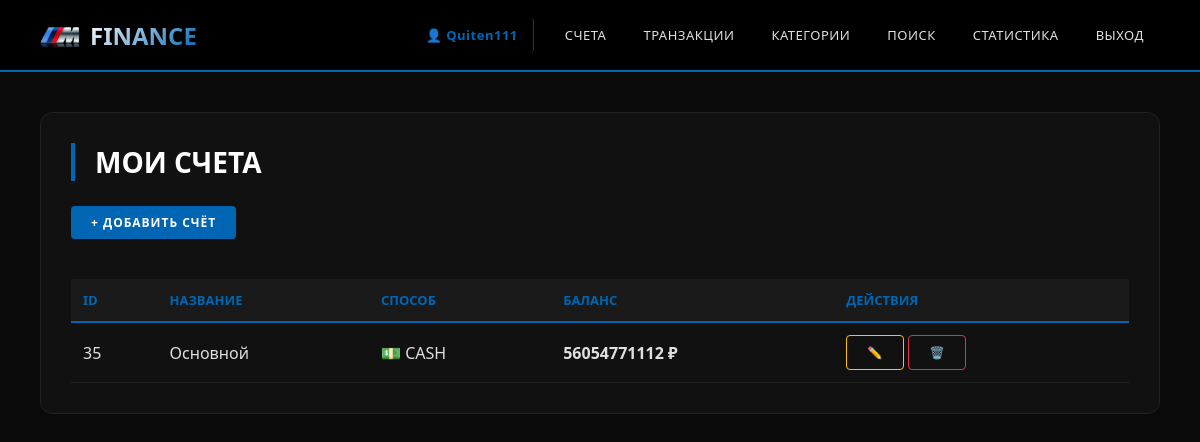
Before: /web/accounts (signed in) with the older database file.
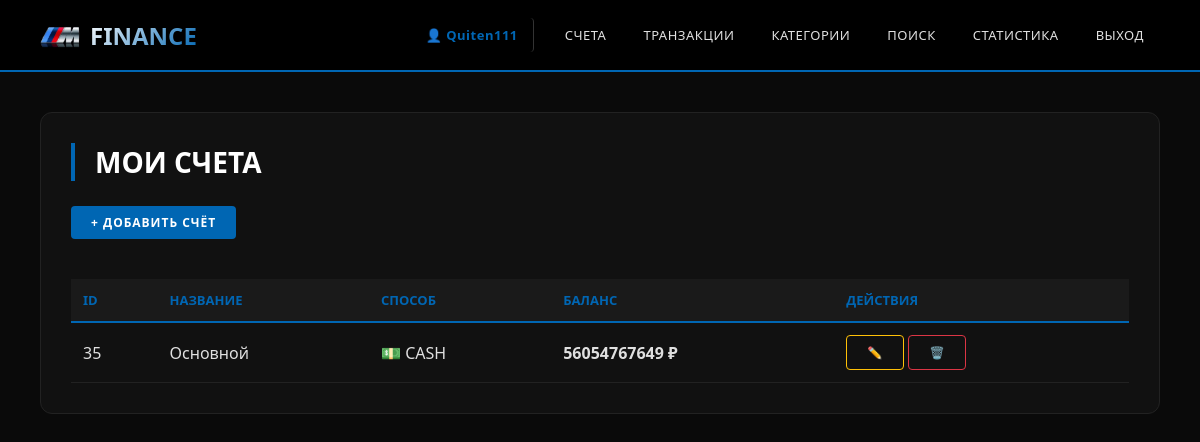
After: the same page with the newer database file.
### tables this page shows
CREATE TABLE Users (
    id INTEGER PRIMARY KEY AUTOINCREMENT,
    name VARCHAR(64) NOT NULL,
    email VARCHAR(64) NOT NULL,
    password_hash VARCHAR(255) NOT NULL,
    currency VARCHAR(3) NOT NULL DEFAULT 'RUB',
    created_at DATETIME DEFAULT CURRENT_TIMESTAMP
);

CREATE TABLE Account (
    id INTEGER PRIMARY KEY AUTOINCREMENT,
    user_id INT REFERENCES Users(id) NOT NULL,
    name VARCHAR(64) NOT NULL, -- Название счета
    spend_method VARCHAR(10) NOT NULL DEFAULT 'CARD',  -- Способ траты: CARD, CASH
    balance DECIMAL(10, 2) DEFAULT 0.00
    
);

### src/api_db.py (the view)
@app.get("/web/accounts")
async def web_accounts(request: Request):
    current_user = get_current_user_web(request)
    if not current_user:
        return RedirectResponse(url="/web/login", status_code=303)
    accounts = execute_query("SELECT * FROM Account WHERE user_id = ?", (current_user['id'],))
    return templates.TemplateResponse("accounts.html", {
        "request": request,
        "accounts": accounts,
        "current_user": current_user
    })

### templates/accounts.html (shortened to what this page needs)
{% extends "base.html" %}
{% block content %}
<div class="card">
    <h1>МОИ СЧЕТА</h1>
    <a href="/web/accounts/create" class="btn btn-primary" style="margin-bottom: 20px;">+ ДОБАВИТЬ СЧЁТ</a>
    <table>
        <thead>
            <tr>
                <th>ID</th>
                <th>НАЗВАНИЕ</th>
                <th>СПОСОБ</th>
                <th>БАЛАНС</th>
                <th>ДЕЙСТВИЯ</th>
            </tr>
        </thead>
        <tbody>
            {% for account in accounts %}
            <tr>
                <td>{{ account.id }}</td>
                <td>{{ account.name }}</td>
                <td>{% if account.spend_method == 'CARD' %}💳 CARD{% else %}💵 CASH{% endif %}</td>
                <td style="font-weight: 600;">{{ account.balance }} ₽</td>
                <td>
                    <a href="/web/accounts/{{ account.id }}/edit" class="btn btn-warning">✏️</a>
                    <a href="/web/accounts/{{ account.id }}/delete" class="btn btn-danger"
                        onclick="return confirm('Удалить счёт?')">🗑️</a>
                </td>
            </tr>
            {% endfor %}
        </tbody>
    </table>
</div>
{% endblock %}

### templates/base.html (shortened to what this page needs)
<!DOCTYPE html>
<html lang="ru">
<head>
</head>
<body>
    <div class="navbar">
        <div class="nav-container">
            <a href="/web/accounts" class="logo">
                <img src="/static/favicon.ico" alt="logo" class="logo-icon" style="width: 40px; height: 40px; border-radius: 0;">
                <span class="logo-text">FINANCE</span>
            </a>
            <div class="nav-links">
                {% if current_user %}
                <a href="/web/profile" class="user-name">👤 {{ current_user.name }}</a>
                <a href="/web/accounts">СЧЕТА</a>
                <a href="/web/transactions">ТРАНЗАКЦИИ</a>
                <a href="/web/categories">КАТЕГОРИИ</a>
                <a href="/web/transactions/search">ПОИСК</a>
                <a href="/web/statistics">СТАТИСТИКА</a>
                <a href="/web/logout" class="logout">ВЫХОД</a>
                {% else %}
                <a href="/web/login">ВХОД</a>
                <a href="/web/register">РЕГИСТРАЦИЯ</a>
                {% endif %}
            </div>
        </div>
    </div>
    <div class="container">
        {% block content %}{% endblock %}
    </div>
</body>
</html>

### templates/base.html (style rules this page uses)
* { margin: 0; padding: 0; box-sizing: border-box; }
body { font-family: 'Segoe UI', 'Helvetica Neue', Arial, sans-serif; background: #0a0a0a; color: #ffffff; }
.navbar { background: #000000; border-bottom: 2px solid #0066b3; position: sticky; top: 0; z-index: 1000; }
.nav-container { max-width: 1400px; margin: 0 auto; padding: 0 40px; display: flex; justify-content: space-between; align-items: center; height: 70px; }
.logo { font-size: 24px; font-weight: 700; text-decoration: none; display: flex; align-items: center; gap: 10px; }
.logo-icon { width: 40px; height: 40px; background: #0066b3; border-radius: 50%; display: flex; align-items: center; justify-content: center; font-weight: bold; font-size: 14px; color: white; }
.logo-text { background: linear-gradient(135deg, #ffffff 0%, #0066b3 100%); -webkit-background-clip: text; background-clip: text; color: transparent; font-weight: 700; }
.nav-links { display: flex; gap: 5px; align-items: center; flex-wrap: wrap; }
.nav-links a { text-decoration: none; color: #e0e0e0; padding: 8px 16px; border-radius: 4px; transition: all 0.3s; font-weight: 500; font-size: 13px; letter-spacing: 0.5px; }
.nav-links .user-name { color: #0066b3; font-weight: 600; margin-right: 10px; border-right: 1px solid #333; padding-right: 15px; transition: all 0.3s; text-decoration: none; }
.nav-links .logout { color: #e0e0e0; }
.container { max-width: 1400px; margin: 40px auto; padding: 0 40px; }
.card { background: #111111; border-radius: 12px; padding: 30px; margin-bottom: 30px; border: 1px solid #222; }
.card h1 { font-size: 28px; font-weight: 600; margin-bottom: 25px; border-left: 4px solid #0066b3; padding-left: 20px; }
table { width: 100%; border-collapse: collapse; margin-top: 20px; }
th { background: #1a1a1a; padding: 12px; text-align: left; font-weight: 600; color: #0066b3; border-bottom: 2px solid #0066b3; font-size: 13px; }
td { padding: 12px; border-bottom: 1px solid #222; color: #e0e0e0; }
.btn { display: inline-block; padding: 8px 20px; border-radius: 4px; text-decoration: none; font-weight: 600; transition: all 0.3s; border: none; cursor: pointer; font-size: 12px; letter-spacing: 1px; text-transform: uppercase; }
.btn-primary { background: #0066b3; color: white; }
.btn-warning { background: transparent; color: #ffc107; border: 1px solid #ffc107; }
.btn-danger { background: transparent; color: #dc3545; border: 1px solid #dc3545; }

Changed rows visible on the page:
changed Account "Основной": balance "56054771112" → "56054767649"
